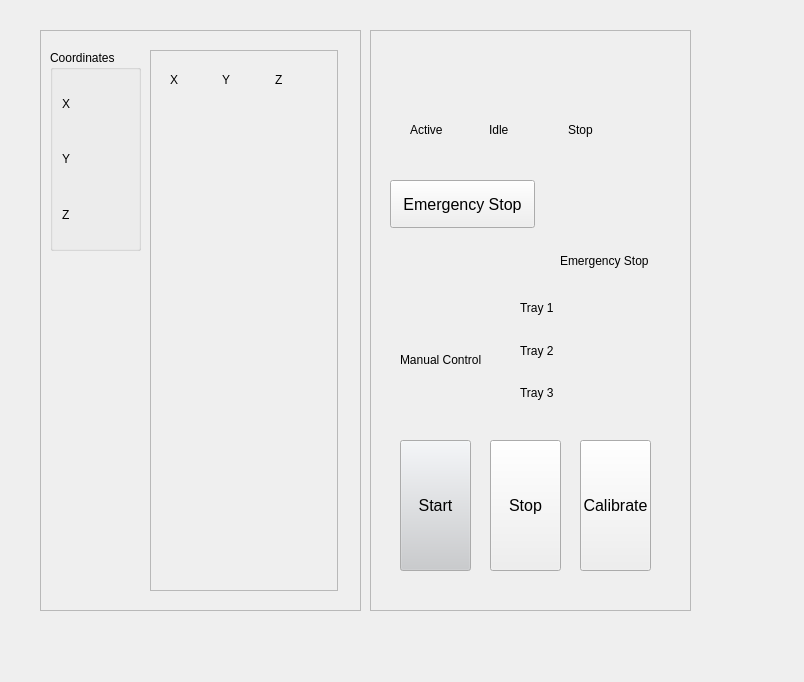
<?xml version="1.0" encoding="UTF-8"?>
<ui version="4.0">
 <class>mainWindow</class>
 <widget class="CDPBaseMainWindow" name="mainWindow">
  <property name="geometry">
   <rect>
    <x>0</x>
    <y>0</y>
    <width>804</width>
    <height>682</height>
   </rect>
  </property>
  <property name="windowTitle">
   <string>Main Window</string>
  </property>
  <property name="msgBoxBgSvg">
   <string>:/themes/flat_gray_light/backgrounds/bgMsgBox.svg</string>
  </property>
  <property name="msgBoxBtnSvg">
   <string>:/themes/flat_gray_light/buttons/buttonPlain.svg</string>
  </property>
  <property name="themeNight">
   <string>flat_gray</string>
  </property>
  <property name="themeDay">
   <string>flat_gray_light</string>
  </property>
  <property name="numPadName" stdset="0">
   <string>CDPBaseNumPad</string>
  </property>
  <property name="keyPadName" stdset="0">
   <string>CDPBaseKeyPad</string>
  </property>
  <widget class="QWidget" name="centralwidget">
   <widget class="QFrame" name="frame">
    <property name="geometry">
     <rect>
      <x>40</x>
      <y>30</y>
      <width>321</width>
      <height>581</height>
     </rect>
    </property>
    <property name="frameShape">
     <enum>QFrame::StyledPanel</enum>
    </property>
    <property name="frameShadow">
     <enum>QFrame::Raised</enum>
    </property>
    <widget class="QGroupBox" name="groupBox">
     <property name="geometry">
      <rect>
       <x>10</x>
       <y>20</y>
       <width>91</width>
       <height>201</height>
      </rect>
     </property>
     <property name="title">
      <string>Coordinates</string>
     </property>
     <layout class="QVBoxLayout" name="verticalLayout">
      <item>
       <widget class="CDPBaseLabel" name="label_2">
        <property name="text">
         <string>X</string>
        </property>
       </widget>
      </item>
      <item>
       <widget class="CDPBaseLabel" name="label_4">
        <property name="text">
         <string>Y</string>
        </property>
       </widget>
      </item>
      <item>
       <widget class="CDPBaseLabel" name="label_3">
        <property name="text">
         <string>Z</string>
        </property>
       </widget>
      </item>
     </layout>
    </widget>
    <widget class="QFrame" name="frame_3">
     <property name="geometry">
      <rect>
       <x>110</x>
       <y>20</y>
       <width>188</width>
       <height>541</height>
      </rect>
     </property>
     <property name="frameShape">
      <enum>QFrame::StyledPanel</enum>
     </property>
     <property name="frameShadow">
      <enum>QFrame::Raised</enum>
     </property>
     <widget class="CDPBaseBar" name="verticalBar">
      <property name="geometry">
       <rect>
        <x>10</x>
        <y>40</y>
        <width>52</width>
        <height>481</height>
       </rect>
      </property>
      <property name="focusPolicy">
       <enum>Qt::NoFocus</enum>
      </property>
      <property name="layoutDirection">
       <enum>Qt::LeftToRight</enum>
      </property>
      <property name="axisInvert" stdset="0">
       <bool>false</bool>
      </property>
      <property name="tickPos">
       <enum>CDPBaseTickMarks::TicksAbove</enum>
      </property>
      <property name="majorTickMethod">
       <enum>CDPBaseTickMarks::SpecifyNumber</enum>
      </property>
      <property name="numPos">
       <enum>CDPBaseTickMarks::NumbersShow</enum>
      </property>
      <property name="numRotate">
       <bool>false</bool>
      </property>
      <property name="numPrecisionMethod" stdset="0">
       <enum>CDPBaseTickMarks::AutoLimited</enum>
      </property>
      <property name="svgFile">
       <string>:/themes/flat_gray_light/bars/barBase.svg</string>
      </property>
     </widget>
     <widget class="CDPBaseBar" name="verticalBar_2">
      <property name="geometry">
       <rect>
        <x>68</x>
        <y>40</y>
        <width>52</width>
        <height>481</height>
       </rect>
      </property>
      <property name="tickPos">
       <enum>CDPBaseTickMarks::TicksAbove</enum>
      </property>
      <property name="numPos">
       <enum>CDPBaseTickMarks::NumbersShow</enum>
      </property>
      <property name="svgFile">
       <string>:/themes/flat_gray_light/bars/barBase.svg</string>
      </property>
     </widget>
     <widget class="CDPBaseBar" name="verticalBar_3">
      <property name="geometry">
       <rect>
        <x>126</x>
        <y>40</y>
        <width>52</width>
        <height>481</height>
       </rect>
      </property>
      <property name="tickPos">
       <enum>CDPBaseTickMarks::TicksAbove</enum>
      </property>
      <property name="numPos">
       <enum>CDPBaseTickMarks::NumbersShow</enum>
      </property>
      <property name="svgFile">
       <string>:/themes/flat_gray_light/bars/barBase.svg</string>
      </property>
     </widget>
     <widget class="QWidget" name="layoutWidget">
      <property name="geometry">
       <rect>
        <x>20</x>
        <y>20</y>
        <width>151</width>
        <height>19</height>
       </rect>
      </property>
      <layout class="QHBoxLayout" name="horizontalLayout_3">
       <item>
        <widget class="CDPBaseLabel" name="label">
         <property name="text">
          <string>X</string>
         </property>
        </widget>
       </item>
       <item>
        <widget class="CDPBaseLabel" name="label_5">
         <property name="text">
          <string>Y</string>
         </property>
        </widget>
       </item>
       <item>
        <widget class="CDPBaseLabel" name="label_6">
         <property name="text">
          <string>Z</string>
         </property>
        </widget>
       </item>
      </layout>
     </widget>
    </widget>
   </widget>
   <widget class="QFrame" name="frame_2">
    <property name="geometry">
     <rect>
      <x>370</x>
      <y>30</y>
      <width>321</width>
      <height>581</height>
     </rect>
    </property>
    <property name="frameShape">
     <enum>QFrame::StyledPanel</enum>
    </property>
    <property name="frameShadow">
     <enum>QFrame::Raised</enum>
    </property>
    <widget class="CDPBaseLamp" name="lampManual">
     <property name="geometry">
      <rect>
       <x>50</x>
       <y>250</y>
       <width>61</width>
       <height>81</height>
      </rect>
     </property>
     <property name="widgetStyle" stdset="0">
      <number>5</number>
     </property>
     <property name="svgType" stdset="0">
      <enum>CDPBaseLamp::Ring</enum>
     </property>
    </widget>
    <widget class="CDPBaseToggleButton" name="toggleManAuto">
     <property name="geometry">
      <rect>
       <x>30</x>
       <y>350</y>
       <width>100</width>
       <height>42</height>
      </rect>
     </property>
     <property name="widgetStyle" stdset="0">
      <number>0</number>
     </property>
     <property name="pushRoutables" stdset="0">
      <stringlist>
       <string>cdpTextMsgRouting</string>
       <string>cdpRouting</string>
      </stringlist>
     </property>
     <property name="svgFile">
      <string>:/themes/flat_gray_light/buttons/toggleButtonDefault.svg</string>
     </property>
     <property name="textLeft" stdset="0">
      <string>On</string>
     </property>
     <property name="textRight" stdset="0">
      <string>Off</string>
     </property>
    </widget>
    <widget class="CDPBaseButton" name="buttonStart">
     <property name="geometry">
      <rect>
       <x>30</x>
       <y>410</y>
       <width>71</width>
       <height>131</height>
      </rect>
     </property>
     <property name="palette">
      <palette>
       <active>
        <colorrole role="Button">
         <brush brushstyle="SolidPattern">
          <color alpha="255">
           <red>201</red>
           <green>203</green>
           <blue>206</blue>
          </color>
         </brush>
        </colorrole>
       </active>
       <inactive>
        <colorrole role="Button">
         <brush brushstyle="SolidPattern">
          <color alpha="255">
           <red>201</red>
           <green>203</green>
           <blue>206</blue>
          </color>
         </brush>
        </colorrole>
       </inactive>
       <disabled>
        <colorrole role="Button">
         <brush brushstyle="SolidPattern">
          <color alpha="255">
           <red>201</red>
           <green>203</green>
           <blue>206</blue>
          </color>
         </brush>
        </colorrole>
       </disabled>
      </palette>
     </property>
     <property name="font">
      <font>
       <family>Arial</family>
       <pointsize>12</pointsize>
      </font>
     </property>
     <property name="text">
      <string>Start</string>
     </property>
     <property name="widgetStyle" stdset="0">
      <number>0</number>
     </property>
     <property name="svgFile">
      <string>:/themes/flat_gray_light/buttons/buttonPlain.svg</string>
     </property>
     <property name="textColor">
      <color>
       <red>72</red>
       <green>80</green>
       <blue>90</blue>
      </color>
     </property>
     <property name="cdpPressedRouting" stdset="0">
      <string>Modbus.ModbusSlaveTCP.ModbusSlavePacket1</string>
     </property>
     <property name="pushRoutables" stdset="0">
      <stringlist>
       <string>cdpPressedRouting</string>
      </stringlist>
     </property>
    </widget>
    <widget class="CDPBaseButton" name="buttonStop">
     <property name="geometry">
      <rect>
       <x>120</x>
       <y>410</y>
       <width>71</width>
       <height>131</height>
      </rect>
     </property>
     <property name="font">
      <font>
       <family>Arial</family>
       <pointsize>12</pointsize>
      </font>
     </property>
     <property name="text">
      <string>Stop</string>
     </property>
     <property name="svgFile">
      <string>:/themes/flat_gray_light/buttons/buttonPlain.svg</string>
     </property>
     <property name="pushRoutables" stdset="0">
      <stringlist>
       <string>cdpPressedRouting</string>
      </stringlist>
     </property>
    </widget>
    <widget class="CDPBaseButton" name="buttonEmergency">
     <property name="geometry">
      <rect>
       <x>20</x>
       <y>150</y>
       <width>145</width>
       <height>48</height>
      </rect>
     </property>
     <property name="font">
      <font>
       <family>Arial</family>
       <pointsize>12</pointsize>
      </font>
     </property>
     <property name="text">
      <string>Emergency Stop</string>
     </property>
     <property name="svgFile">
      <string>:/themes/flat_gray_light/buttons/buttonPlain.svg</string>
     </property>
     <property name="svgParsing" stdset="0">
      <enum>CDPBaseButton::ParseImages</enum>
     </property>
     <property name="pushRoutables" stdset="0">
      <stringlist>
       <string>cdpPressedRouting</string>
      </stringlist>
     </property>
    </widget>
    <widget class="CDPBaseLamp" name="lampEmergencyStop">
     <property name="geometry">
      <rect>
       <x>200</x>
       <y>130</y>
       <width>91</width>
       <height>91</height>
      </rect>
     </property>
     <property name="lockWidgetStyle">
      <bool>false</bool>
     </property>
     <property name="widgetStyle" stdset="0">
      <number>4</number>
     </property>
     <property name="svgType" stdset="0">
      <enum>CDPBaseLamp::Ring</enum>
     </property>
    </widget>
    <widget class="CDPBaseButton" name="buttonStop_2">
     <property name="geometry">
      <rect>
       <x>210</x>
       <y>410</y>
       <width>71</width>
       <height>131</height>
      </rect>
     </property>
     <property name="font">
      <font>
       <family>Arial</family>
       <pointsize>12</pointsize>
      </font>
     </property>
     <property name="text">
      <string>Calibrate</string>
     </property>
     <property name="svgFile">
      <string>:/themes/flat_gray_light/buttons/buttonPlain.svg</string>
     </property>
     <property name="pushRoutables" stdset="0">
      <stringlist>
       <string>cdpPressedRouting</string>
      </stringlist>
     </property>
    </widget>
    <widget class="CDPBaseLabel" name="label_10">
     <property name="geometry">
      <rect>
       <x>190</x>
       <y>220</y>
       <width>121</width>
       <height>21</height>
      </rect>
     </property>
     <property name="text">
      <string>Emergency Stop</string>
     </property>
    </widget>
    <widget class="CDPBaseLabel" name="label_11">
     <property name="geometry">
      <rect>
       <x>30</x>
       <y>320</y>
       <width>101</width>
       <height>20</height>
      </rect>
     </property>
     <property name="text">
      <string>Manual Control</string>
     </property>
    </widget>
    <widget class="QWidget" name="layoutWidget">
     <property name="geometry">
      <rect>
       <x>200</x>
       <y>250</y>
       <width>102</width>
       <height>140</height>
      </rect>
     </property>
     <layout class="QVBoxLayout" name="verticalLayout_2">
      <item>
       <widget class="CDPBaseToggleButton" name="toggleButton_3">
        <property name="pushRoutables" stdset="0">
         <stringlist>
          <string>cdpTextMsgRouting</string>
          <string>cdpRouting</string>
         </stringlist>
        </property>
        <property name="svgFile">
         <string>:/themes/flat_gray_light/buttons/toggleButtonDefault.svg</string>
        </property>
       </widget>
      </item>
      <item>
       <widget class="CDPBaseToggleButton" name="toggleButton_2">
        <property name="pushRoutables" stdset="0">
         <stringlist>
          <string>cdpTextMsgRouting</string>
          <string>cdpRouting</string>
         </stringlist>
        </property>
        <property name="svgFile">
         <string>:/themes/flat_gray_light/buttons/toggleButtonDefault.svg</string>
        </property>
       </widget>
      </item>
      <item>
       <widget class="CDPBaseToggleButton" name="toggleButton">
        <property name="pushRoutables" stdset="0">
         <stringlist>
          <string>cdpTextMsgRouting</string>
          <string>cdpRouting</string>
         </stringlist>
        </property>
        <property name="svgFile">
         <string>:/themes/flat_gray_light/buttons/toggleButtonDefault.svg</string>
        </property>
       </widget>
      </item>
     </layout>
    </widget>
    <widget class="QWidget" name="layoutWidget">
     <property name="geometry">
      <rect>
       <x>30</x>
       <y>20</y>
       <width>251</width>
       <height>61</height>
      </rect>
     </property>
     <layout class="QHBoxLayout" name="horizontalLayout">
      <item>
       <widget class="CDPBaseLamp" name="lampActive">
        <property name="palette">
         <palette>
          <active>
           <colorrole role="Light">
            <brush brushstyle="SolidPattern">
             <color alpha="255">
              <red>255</red>
              <green>255</green>
              <blue>255</blue>
             </color>
            </brush>
           </colorrole>
           <colorrole role="Mid">
            <brush brushstyle="SolidPattern">
             <color alpha="255">
              <red>255</red>
              <green>0</green>
              <blue>4</blue>
             </color>
            </brush>
           </colorrole>
           <colorrole role="ButtonText">
            <brush brushstyle="SolidPattern">
             <color alpha="255">
              <red>0</red>
              <green>0</green>
              <blue>0</blue>
             </color>
            </brush>
           </colorrole>
           <colorrole role="Base">
            <brush brushstyle="SolidPattern">
             <color alpha="255">
              <red>255</red>
              <green>0</green>
              <blue>4</blue>
             </color>
            </brush>
           </colorrole>
           <colorrole role="AlternateBase">
            <brush brushstyle="SolidPattern">
             <color alpha="255">
              <red>242</red>
              <green>243</green>
              <blue>244</blue>
             </color>
            </brush>
           </colorrole>
          </active>
          <inactive>
           <colorrole role="Light">
            <brush brushstyle="SolidPattern">
             <color alpha="255">
              <red>255</red>
              <green>255</green>
              <blue>255</blue>
             </color>
            </brush>
           </colorrole>
           <colorrole role="Mid">
            <brush brushstyle="SolidPattern">
             <color alpha="255">
              <red>170</red>
              <green>0</green>
              <blue>0</blue>
             </color>
            </brush>
           </colorrole>
           <colorrole role="ButtonText">
            <brush brushstyle="SolidPattern">
             <color alpha="255">
              <red>0</red>
              <green>0</green>
              <blue>0</blue>
             </color>
            </brush>
           </colorrole>
           <colorrole role="Base">
            <brush brushstyle="SolidPattern">
             <color alpha="255">
              <red>139</red>
              <green>76</green>
              <blue>77</blue>
             </color>
            </brush>
           </colorrole>
           <colorrole role="AlternateBase">
            <brush brushstyle="SolidPattern">
             <color alpha="255">
              <red>242</red>
              <green>243</green>
              <blue>244</blue>
             </color>
            </brush>
           </colorrole>
          </inactive>
          <disabled>
           <colorrole role="Light">
            <brush brushstyle="SolidPattern">
             <color alpha="255">
              <red>255</red>
              <green>255</green>
              <blue>255</blue>
             </color>
            </brush>
           </colorrole>
           <colorrole role="Mid">
            <brush brushstyle="SolidPattern">
             <color alpha="255">
              <red>255</red>
              <green>255</green>
              <blue>255</blue>
             </color>
            </brush>
           </colorrole>
           <colorrole role="ButtonText">
            <brush brushstyle="SolidPattern">
             <color alpha="255">
              <red>0</red>
              <green>0</green>
              <blue>0</blue>
             </color>
            </brush>
           </colorrole>
           <colorrole role="Base">
            <brush brushstyle="SolidPattern">
             <color alpha="255">
              <red>204</red>
              <green>204</green>
              <blue>204</blue>
             </color>
            </brush>
           </colorrole>
           <colorrole role="AlternateBase">
            <brush brushstyle="SolidPattern">
             <color alpha="255">
              <red>242</red>
              <green>243</green>
              <blue>244</blue>
             </color>
            </brush>
           </colorrole>
          </disabled>
         </palette>
        </property>
        <property name="toolTip">
         <string/>
        </property>
        <property name="accessibleName">
         <string/>
        </property>
        <property name="opaquePaintEvent">
         <bool>false</bool>
        </property>
        <property name="widgetStyle" stdset="0">
         <number>4</number>
        </property>
        <property name="svgFile">
         <string>:/themes/flat_gray_light/pictures/lampRing.svg</string>
        </property>
        <property name="svgType" stdset="0">
         <enum>CDPBaseLamp::Ring</enum>
        </property>
       </widget>
      </item>
      <item>
       <widget class="CDPBaseLamp" name="lampIdle">
        <property name="widgetStyle" stdset="0">
         <number>2</number>
        </property>
        <property name="svgType" stdset="0">
         <enum>CDPBaseLamp::Ring</enum>
        </property>
       </widget>
      </item>
      <item>
       <widget class="CDPBaseLamp" name="lampStop">
        <property name="widgetStyle" stdset="0">
         <number>1</number>
        </property>
        <property name="svgType" stdset="0">
         <enum>CDPBaseLamp::Ring</enum>
        </property>
       </widget>
      </item>
     </layout>
    </widget>
    <widget class="QWidget" name="layoutWidget">
     <property name="geometry">
      <rect>
       <x>40</x>
       <y>90</y>
       <width>231</width>
       <height>19</height>
      </rect>
     </property>
     <layout class="QHBoxLayout" name="horizontalLayout_2">
      <item>
       <widget class="CDPBaseLabel" name="label_7">
        <property name="text">
         <string>Active</string>
        </property>
       </widget>
      </item>
      <item>
       <widget class="CDPBaseLabel" name="label_8">
        <property name="text">
         <string>Idle</string>
        </property>
       </widget>
      </item>
      <item>
       <widget class="CDPBaseLabel" name="label_9">
        <property name="text">
         <string>Stop</string>
        </property>
       </widget>
      </item>
     </layout>
    </widget>
    <widget class="QWidget" name="layoutWidget">
     <property name="geometry">
      <rect>
       <x>150</x>
       <y>260</y>
       <width>46</width>
       <height>121</height>
      </rect>
     </property>
     <layout class="QVBoxLayout" name="verticalLayout_3">
      <item>
       <widget class="CDPBaseLabel" name="label_12">
        <property name="text">
         <string>Tray 1</string>
        </property>
       </widget>
      </item>
      <item>
       <widget class="CDPBaseLabel" name="label_14">
        <property name="text">
         <string>Tray 2</string>
        </property>
       </widget>
      </item>
      <item>
       <widget class="CDPBaseLabel" name="label_13">
        <property name="text">
         <string>Tray 3</string>
        </property>
       </widget>
      </item>
     </layout>
    </widget>
   </widget>
  </widget>
 </widget>
 <customwidgets>
  <customwidget>
   <class>CDPBaseButton</class>
   <extends>QPushButton</extends>
   <header>CDPBaseWidgets/CDPBaseButton.h</header>
  </customwidget>
  <customwidget>
   <class>CDPBaseToggleButton</class>
   <extends>QWidget</extends>
   <header>CDPBaseWidgets/CDPBaseToggleButton.h</header>
  </customwidget>
  <customwidget>
   <class>CDPBaseLabel</class>
   <extends>QLabel</extends>
   <header>CDPBaseWidgets/CDPBaseLabel.h</header>
  </customwidget>
  <customwidget>
   <class>CDPBaseBar</class>
   <extends>QWidget</extends>
   <header>CDPBaseWidgets/CDPBaseBar.h</header>
  </customwidget>
  <customwidget>
   <class>CDPBasePicture</class>
   <extends>QWidget</extends>
   <header>CDPBaseWidgets/CDPBasePicture.h</header>
  </customwidget>
  <customwidget>
   <class>CDPBasePictureSequence</class>
   <extends>CDPBasePicture</extends>
   <header>CDPBaseWidgets/CDPBasePictureSequence.h</header>
  </customwidget>
  <customwidget>
   <class>CDPBaseLamp</class>
   <extends>CDPBasePictureSequence</extends>
   <header>CDPBaseWidgets/CDPBaseLamp.h</header>
  </customwidget>
  <customwidget>
   <class>CDPBaseMainWindow</class>
   <extends>QMainWindow</extends>
   <header>CDPBaseWidgets/CDPBaseMainWindow.h</header>
   <container>1</container>
  </customwidget>
 </customwidgets>
 <resources/>
 <connections/>
</ui>
